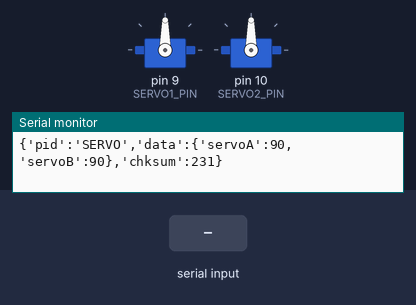
A sketch run on a simulated Arduino Uno, built with avr-gcc and run on an emulated ATmega328P. Parts: 2 × servo, the last lines printed to the serial monitor. Inputs (shaded band) come from the test bench.

Above: at 1.2 s.
1.3 s: "A" received over Serial
At 2.9 s:
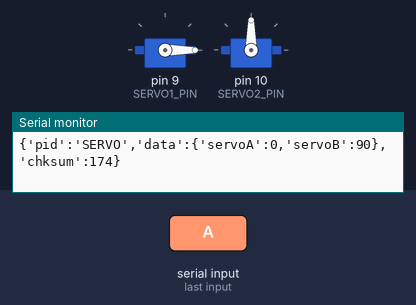
3.8 s: "A,45\n" received over Serial
At 4.5 s:
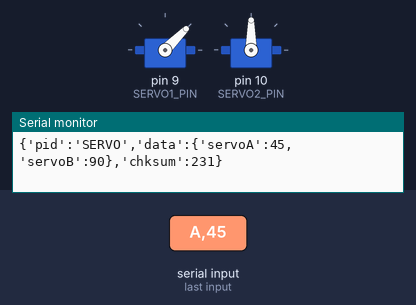
5.3 s: "B" received over Serial
At 6.6 s:
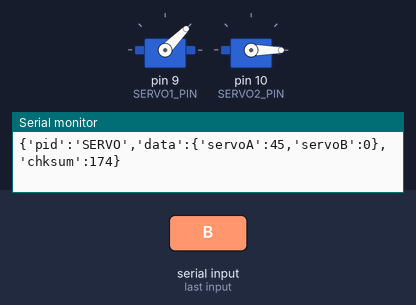
7.8 s: "B,45\n" received over Serial
At 8.2 s:
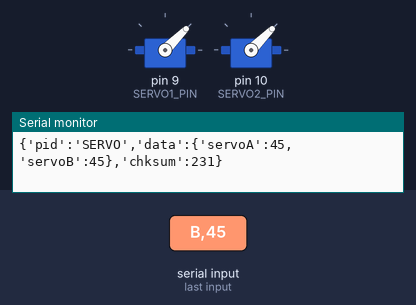
9.3 s: "A90\n" received over Serial
At 9.6 s:
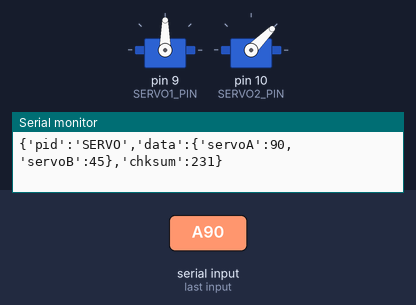
10.8 s: "A" received over Serial
At 13.0 s:
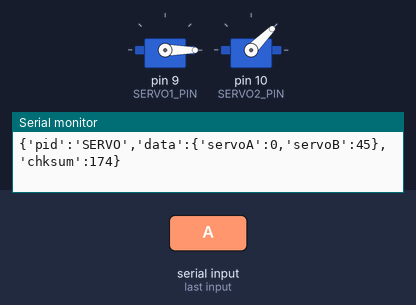
Timing chart, 0 to 14.3 s (numbered marks = the images above; inputs shaded):
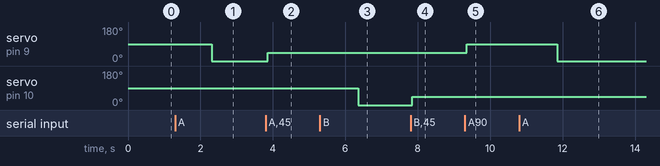

The sketch:

demo.ino
```cpp
#include <Servo.h>
#include <Adafruit_MotorShield.h>

const int SERVO1_PIN = 9;
const int SERVO2_PIN = 10;
const int BAUD = 9600;
const int OUTPUT_LENGTH = 256;
const int DATA_LENGTH = 128;
const char PID[] = {"SERVO"};

// Global Vars
Servo servoA;
Servo servoB;
char output_buffer[OUTPUT_LENGTH];
char data_buffer[DATA_LENGTH];
int valA = 90;
int valB = 90;

void setup() {
  Serial.begin(BAUD);
  servoA.attach(SERVO1_PIN);
  servoB.attach(SERVO2_PIN);
}

void loop() {
  if (Serial.available() > 0) {
    char c = Serial.read();
    int i = Serial.parseInt();
    switch (c) {
      case 'A':
        valA = i; break;
      case 'B':
        valB = i; break;
      default:
        break;
    }
  }
  while (Serial.available() > 0) {
    Serial.read();
  }
  servoB.write(valB);
  servoA.write(valA);
  sprintf(data_buffer, "{'servoA':%d,'servoB':%d}", valA, valB);
  int chksum = checksum(data_buffer);
  sprintf(output_buffer, "{'pid':'%s','data':%s,'chksum':%d}", PID, data_buffer,chksum);
  Serial.println(output_buffer);
}

int checksum(char* buf) {
  int sum = 0;
  for (int i = 0; i < DATA_LENGTH; i++) {
    sum = sum + buf[i];
  }
  return sum % 256;
}
```

Measured:
- after the input at 1.3 s, servo on pin 9 (SERVO1_PIN): 90° → 0° after 1.0 s
- after the input at 3.8 s, servo on pin 9 (SERVO1_PIN): 0° → 45° after 0.05 s
- after the input at 5.3 s, servo on pin 10 (SERVO2_PIN): 90° → 0° after 1.1 s
- after the input at 7.8 s, servo on pin 10 (SERVO2_PIN): 0° → 45° at once
- after the input at 9.3 s, servo on pin 9 (SERVO1_PIN): 45° → 90° after 0.05 s
- after the input at 10.8 s, servo on pin 9 (SERVO1_PIN): 90° → 0° after 1.1 s
